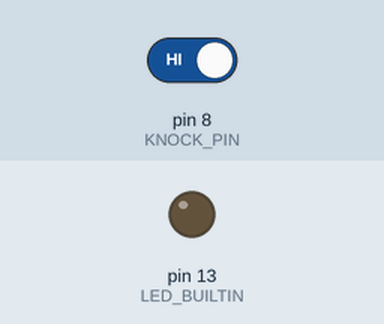
Simulated run of this sketch. Board: Arduino Uno, built with avr-gcc and run on an emulated ATmega328P. Parts: output pins drawn as LEDs (lit = HIGH). The test bench sets the inputs (shaded band); at power-on: pin 8 (KNOCK_PIN) HIGH.

Above: at 1.2 s.
1.3 s: pin 8 (KNOCK_PIN) driven LOW
At 2.3 s:
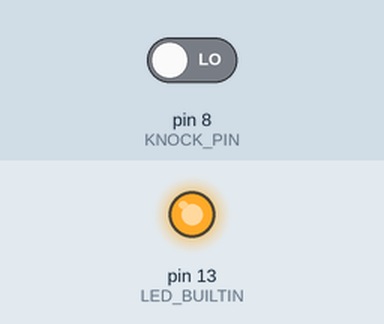
2.8 s: pin 8 (KNOCK_PIN) driven HIGH
At 3.8 s:
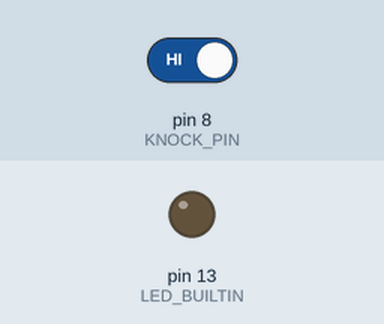
Timing chart, 0 to 5.8 s (numbered marks = the images above; inputs shaded):
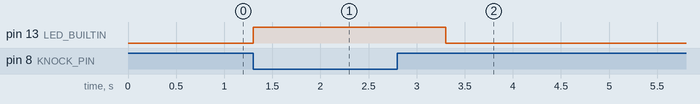

Measured:
- after the input at 1.3 s, pin 13 (LED_BUILTIN): LOW → HIGH at once
- after the input at 2.8 s, pin 13 (LED_BUILTIN): HIGH → LOW after 0.50 s

The sketch:

KnockSensor.ino
```cpp
/*
  The knock sensor switches ON a short moment while a percussion is
  detected

  - VDD supply is 3.3V - 5V.

  - The module has a 10kΩ pull-up.
*/

const byte KNOCK_PIN = 8;
unsigned long lastKnockMillis;

void setup()
{
  pinMode(LED_BUILTIN, OUTPUT);
  pinMode(KNOCK_PIN, INPUT);
  digitalWrite(LED_BUILTIN, LOW);
  lastKnockMillis = millis();
}

void loop()
{
  // Debounce and turn LED ON for 500 ms
  unsigned long currentMillis = millis();
  if (digitalRead(KNOCK_PIN) == LOW)
  {
    digitalWrite(LED_BUILTIN, HIGH);
    lastKnockMillis = currentMillis;
  }
  else if (currentMillis - lastKnockMillis > 500U)
    digitalWrite(LED_BUILTIN, LOW);
}
```
